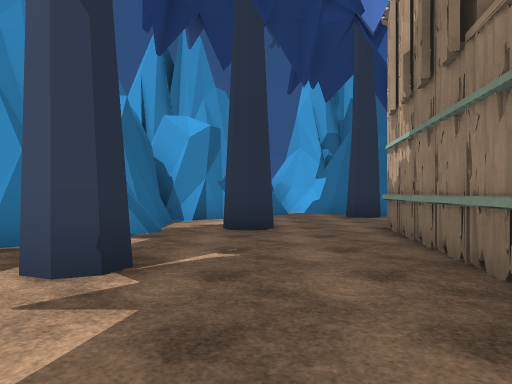
View 1 (above)

21 first-person views from a walk through a 3-D level made in the Unity game engine. The camera is 1.3 m above the floor, looks level and sees 70° across. The floor is counted in squares, 2 m on a side. Each view is taken from the middle of a square. On the plan, view 1 faces up. The plan holds only what a view shows up to about 11 squares ahead; the rest is blank. The place goes on beyond the plan. The player character is not drawn. Some surface patterns are stand-ins.

View 2
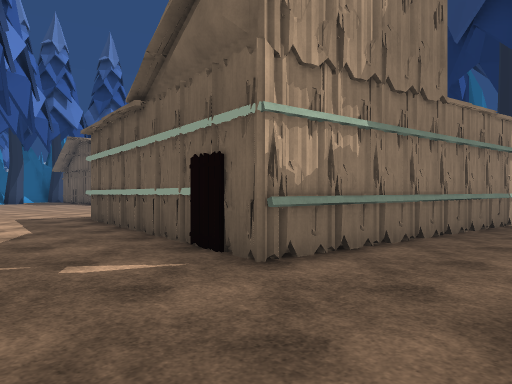

View 3
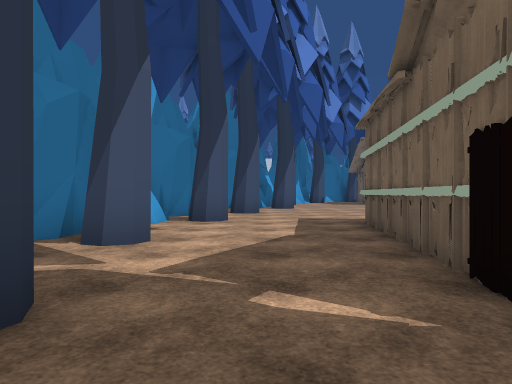

View 4
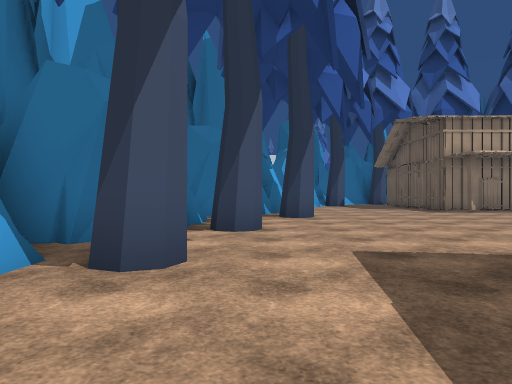

View 5
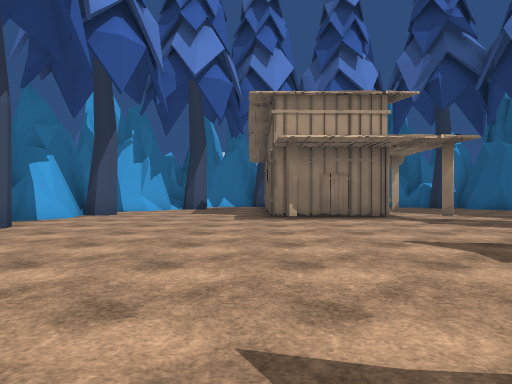

View 6
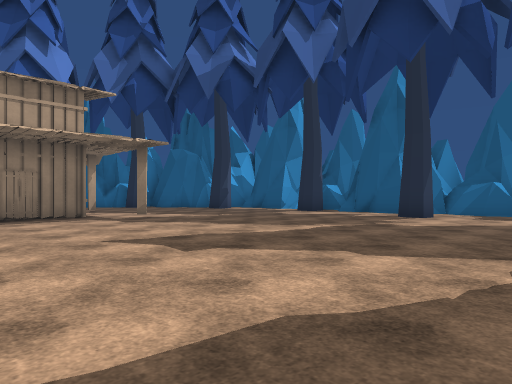

View 7
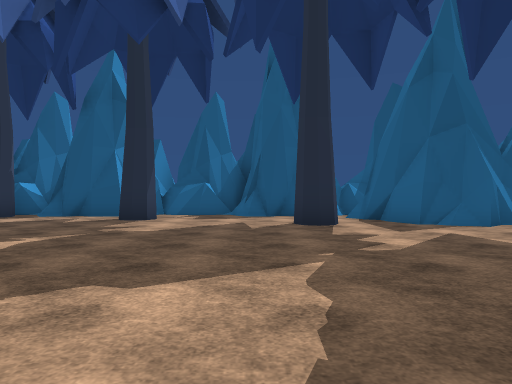

View 8
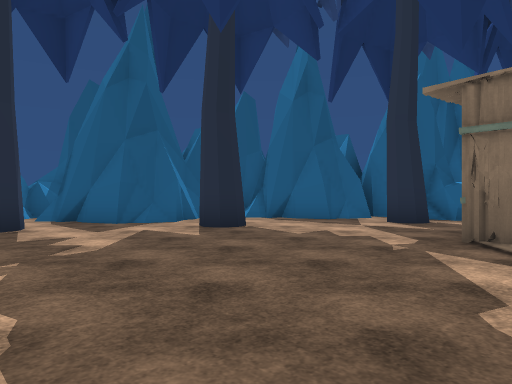

View 9
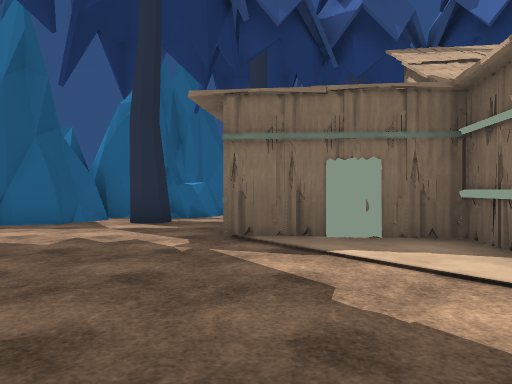

View 10
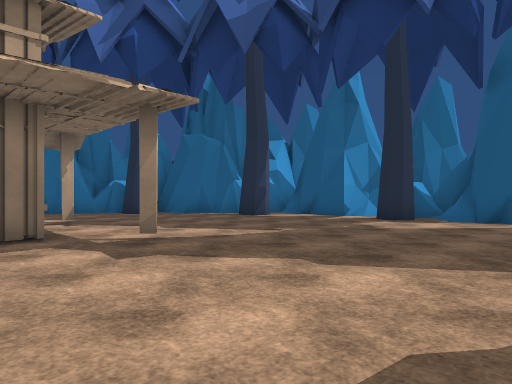

View 11
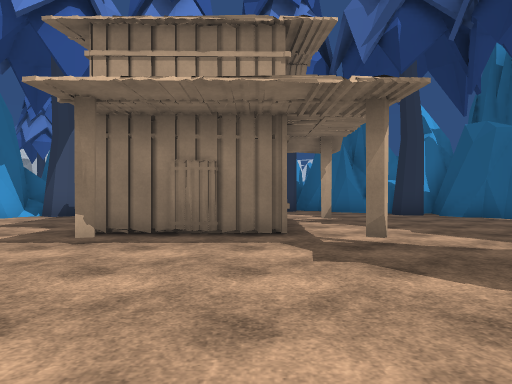

View 12
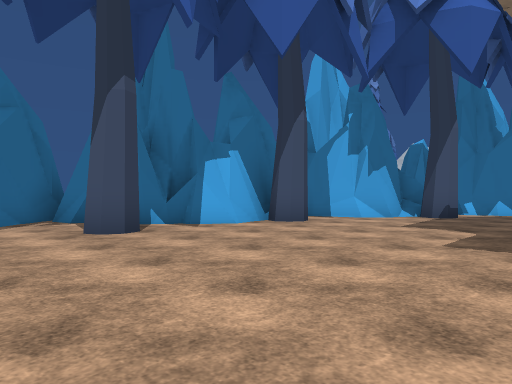

View 13
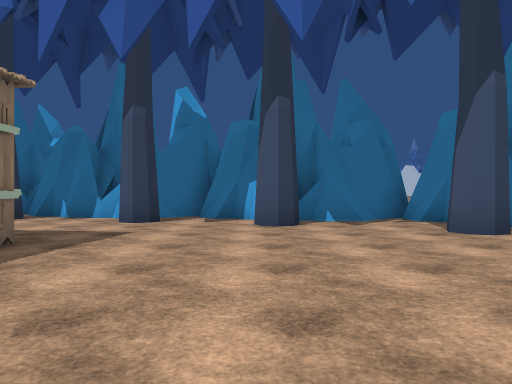

View 14
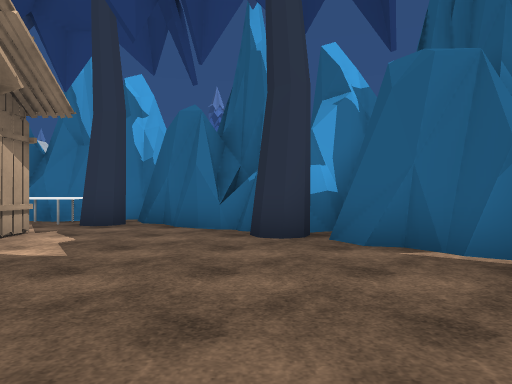

View 15
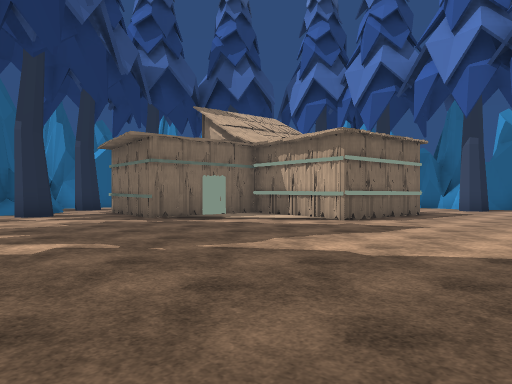

View 16
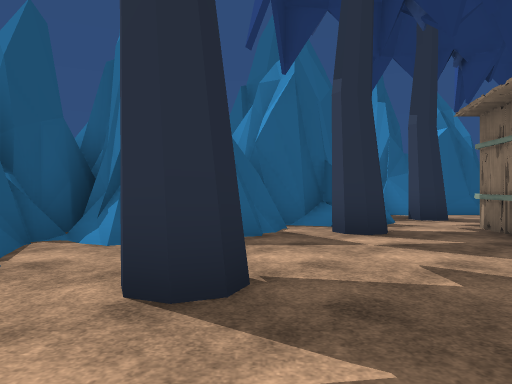

View 17
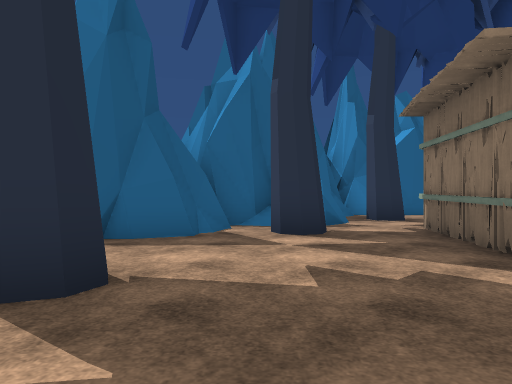

View 18
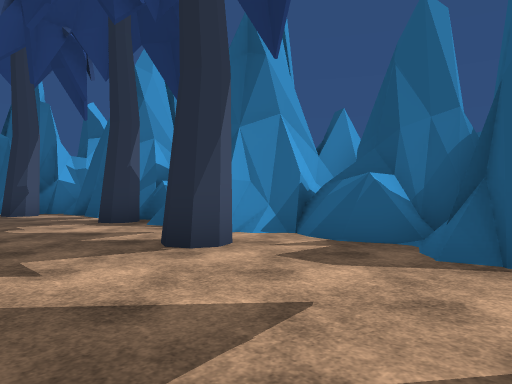

View 19
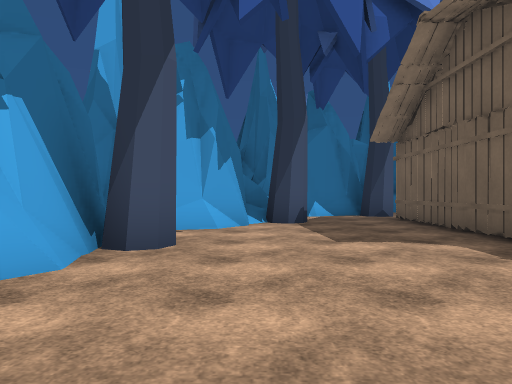

View 20
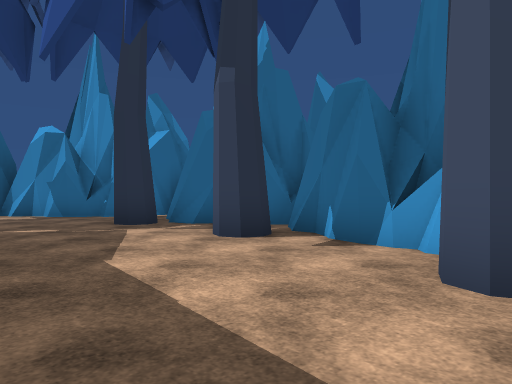

View 21
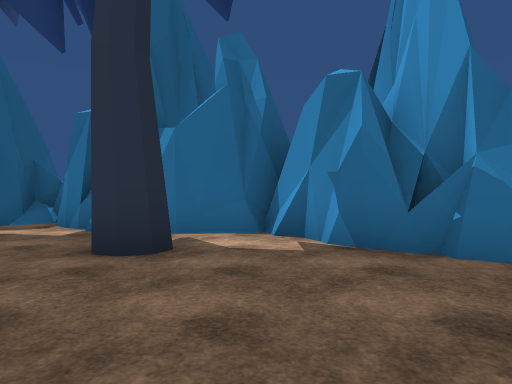

### Floor plan
Key: @ floor where view 1 was taken; # wall or solid block; . floor; = window, fence, low wall or low ledge; O other object.
Columns run from 3 left of view 1 to 27 right of it. Each row starts with its distance up from view 1.
 12        ###
 11    #####.######
 10   ##..O..O.##=######
  9  ##.........OO..##.##
  8  #.............O#...##
  7  #.O..............OO.#####
  6 ##...OOOOOOOO.........#..###
  5 #....OO     O.............###
  4 #....OOO    O.............O.#
  3 #O...OOOOOOO................##
  2 #....O  O...................O#
  1 ##...O  O............OO..O O##
  0 ##O@.OOOO.............O     OO#
 -1  ###..................OOOOOOOO#
 -2   ##=O......................OO#
 -3    ###.......................##
 -4     ##...O..................##
 -5      ##.##................OO#
 -6      ##..#..O.............###
 -7       #####.............O###
 -8           #.....O...O..###
 -9           ####...########
-10              #####

Positions as (right, up) in squares from view 1, and headings:
1: (0, 0), facing up
2: (0, 9), facing down-right
3: (1, 8), facing right
4: (6, 8), facing right
5: (9, 2), facing right
6: (9, 2), facing down-right
7: (10, 1), facing down
8: (10, 1), facing down-left
9: (10, 0), facing left
10: (13, 0), facing down-right
11: (13, -1), facing right
12: (13, 1), facing up-right
13: (12, 1), facing up
14: (18, -5), facing right
15: (13, -5), facing up-left
16: (8, -4), facing left
17: (8, -3), facing left
18: (9, -5), facing down-right
19: (15, 5), facing right
20: (10, 6), facing up-left
21: (4, 8), facing left
